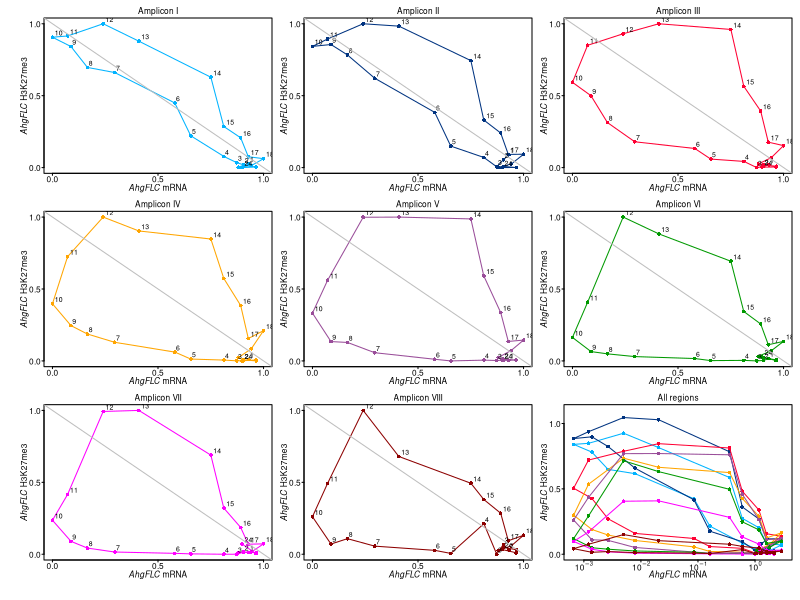

Source code (R):

x<-read.csv("data/Omoide_RNA_histone_1st_year.csv",header=T,sep=",")
x2<-as.matrix(x)
library(calibrate)

nor <- function(x){(x-min(x))/(max(x)-min(x))}

pdf("figs/RNA-K27_Lissajous_ACT2_STM_1st_year.pdf",width=3.3,height=3.5)	
par(ps=6)
par(mfrow=c(3,3))
par(oma=c(1,1,0,0))
par(mar=c(1,1.2,0.9,0.4))
par(cex=1)

### mRNA-H3K27me3 ##################################################

# amplicon I
plot(nor(x2[,"FLC.log10mean"]), nor(x2[,"K27_I_STM_mean"]),type="o",
     pch=16,cex=0.5,col=rgb(0,0.7,1),las=1,tcl=-0.1, xlim=c(0,1),ylim=c(0,1),
     xlab="",ylab="",xaxt="n",yaxt="n")

par(ps=5)
textxy(nor(x2[c(1:18,24),"FLC.log10mean"]),
       nor(x2[c(1:18,24),"K27_I_STM_mean"]),
       c(1:18,24),cex=1)	

par(ps=6)
par(mgp=c(0,-0.35,0))
axis(side=1,at=seq(0,1,0.5), tcl=-0.1)
par(mgp=c(0,0.15,0))
axis(side=2,at=seq(0,1,0.5), tcl=-0.1, las=2)

mtext(expression(paste(italic("AhgFLC")," H3K27me3")),side=2,line=0.55)
mtext(expression(paste(italic("AhgFLC")," mRNA")),side=1,line=0.17)
mtext("Amplicon I",side=3,line=0)
abline(1,-1, lwd=1, col="gray")


#amplicon II
plot(nor(x2[,"FLC.log10mean"]), nor(x2[,"K27_II_STM_mean"]),type="o",
     pch=16,cex=0.5,col=rgb(0,0.2,0.5),las=1,tcl=-0.1, xlim=c(0,1),ylim=c(0,1),
     xlab="",ylab="",xaxt="n",yaxt="n")

par(ps=5)
textxy(nor(x2[c(1:18,24),"FLC.log10mean"]),
       nor(x2[c(1:18,24),"K27_II_STM_mean"]),
       c(1:18,24),cex=1)	

par(ps=6)
par(mgp=c(0,-0.35,0))
axis(side=1,at=seq(0,1,0.5), tcl=-0.1)
par(mgp=c(0,0.15,0))
axis(side=2,at=seq(0,1,0.5), tcl=-0.1, las=2)

mtext(expression(paste(italic("AhgFLC")," H3K27me3")),side=2,line=0.55)
mtext(expression(paste(italic("AhgFLC")," mRNA")),side=1,line=0.17)
mtext("Amplicon II",side=3,line=0)
abline(1,-1, lwd=1, col="gray")


# amplicon III
plot(nor(x2[,"FLC.log10mean"]), nor(x2[,"K27_III_STM_mean"]),type="o",
     pch=16,cex=0.5,col=rgb(1,0,0.2),las=1,tcl=-0.1, xlim=c(0,1),ylim=c(0,1),
     xlab="",ylab="",xaxt="n",yaxt="n")

par(ps=5)
textxy(nor(x2[c(1:18,24),"FLC.log10mean"]),
       nor(x2[c(1:18,24),"K27_III_STM_mean"]),
       c(1:18,24),cex=1)	

par(ps=6)
par(mgp=c(0,-0.35,0))
axis(side=1,at=seq(0,1,0.5), tcl=-0.1)
par(mgp=c(0,0.15,0))
axis(side=2,at=seq(0,1,0.5), tcl=-0.1, las=2)

mtext(expression(paste(italic("AhgFLC")," H3K27me3")),side=2,line=0.55)
mtext(expression(paste(italic("AhgFLC")," mRNA")),side=1,line=0.17)
mtext("Amplicon III",side=3,line=0)
abline(1,-1, lwd=1, col="gray")


# amplicon IV	
plot(nor(x2[,"FLC.log10mean"]), nor(x2[,"K27_IV_STM_mean"]),type="o",
     pch=16,cex=0.5,col="orange",las=1,tcl=-0.1, xlim=c(0,1),ylim=c(0,1),
     xlab="",ylab="",xaxt="n",yaxt="n")

par(ps=5)
textxy(nor(x2[c(1:18,24),"FLC.log10mean"]),
       nor(x2[c(1:18,24),"K27_IV_STM_mean"]),
       c(1:18,24),cex=1)	

par(ps=6)
par(mgp=c(0,-0.35,0))
axis(side=1,at=seq(0,1,0.5), tcl=-0.1)
par(mgp=c(0,0.15,0))
axis(side=2,at=seq(0,1,0.5), tcl=-0.1, las=2)

mtext(expression(paste(italic("AhgFLC")," H3K27me3")),side=2,line=0.55)
mtext(expression(paste(italic("AhgFLC")," mRNA")),side=1,line=0.17)
mtext("Amplicon IV",side=3,line=0)
abline(1,-1, lwd=1, col="gray")


# amplicon V
plot(nor(x2[,"FLC.log10mean"]), nor(x2[,"K27_V_STM_mean"]),type="o",
     pch=16,cex=0.5,col=rgb(0.6,0.3,0.6),las=1,tcl=-0.1, xlim=c(0,1),ylim=c(0,1),
     xlab="",ylab="",xaxt="n",yaxt="n")

par(ps=5)
textxy(nor(x2[c(1:18,24),"FLC.log10mean"]),
       nor(x2[c(1:18,24),"K27_V_STM_mean"]),
       c(1:18,24),cex=1)	

par(ps=6)
par(mgp=c(0,-0.35,0))
axis(side=1,at=seq(0,1,0.5), tcl=-0.1)
par(mgp=c(0,0.15,0))
axis(side=2,at=seq(0,1,0.5), tcl=-0.1, las=2)

mtext(expression(paste(italic("AhgFLC")," H3K27me3")),side=2,line=0.55)
mtext(expression(paste(italic("AhgFLC")," mRNA")),side=1,line=0.17)
mtext("Amplicon V",side=3,line=0)
abline(1,-1, lwd=1, col="gray")


# amplicon VI
plot(nor(x2[,"FLC.log10mean"]), nor(x2[,"K27_VI_STM_mean"]),type="o",
     pch=16,cex=0.5,col=rgb(0,0.6,0),las=1,tcl=-0.1, xlim=c(0,1),ylim=c(0,1),
     xlab="",ylab="",xaxt="n",yaxt="n")

par(ps=5)
textxy(nor(x2[c(1:18,24),"FLC.log10mean"]),
       nor(x2[c(1:18,24),"K27_VI_STM_mean"]),
       c(1:18,24),cex=1)	

par(ps=6)
par(mgp=c(0,-0.35,0))
axis(side=1,at=seq(0,1,0.5), tcl=-0.1)
par(mgp=c(0,0.15,0))
axis(side=2,at=seq(0,1,0.5), tcl=-0.1, las=2)

mtext(expression(paste(italic("AhgFLC")," H3K27me3")),side=2,line=0.55)
mtext(expression(paste(italic("AhgFLC")," mRNA")),side=1,line=0.17)
mtext("Amplicon VI",side=3,line=0)
abline(1,-1, lwd=1, col="gray")


# amplicon VII
plot(nor(x2[,"FLC.log10mean"]), nor(x2[,"K27_VII_STM_mean"]),type="o",
     pch=16,cex=0.5,col=rgb(1,0,1),las=1,tcl=-0.1, xlim=c(0,1),ylim=c(0,1),
     xlab="",ylab="",xaxt="n",yaxt="n")

par(ps=5)
textxy(nor(x2[c(1:18,24),"FLC.log10mean"]),
       nor(x2[c(1:18,24),"K27_VII_STM_mean"]),
       c(1:18,24),cex=1)	

par(ps=6)
par(mgp=c(0,-0.35,0))
axis(side=1,at=seq(0,1,0.5), tcl=-0.1)
par(mgp=c(0,0.15,0))
axis(side=2,at=seq(0,1,0.5), tcl=-0.1, las=2)

mtext(expression(paste(italic("AhgFLC")," H3K27me3")),side=2,line=0.55)
mtext(expression(paste(italic("AhgFLC")," mRNA")),side=1,line=0.17)
mtext("Amplicon VII",side=3,line=0)
abline(1,-1, lwd=1, col="gray")


# amplicon VIII
plot(nor(x2[,"FLC.log10mean"]), nor(x2[,"K27_VIII_STM_mean"]),type="o",
     pch=16,cex=0.5,col=rgb(0.55,0,0),las=1,tcl=-0.1, xlim=c(0,1),ylim=c(0,1),
     xlab="",ylab="",xaxt="n",yaxt="n")

par(ps=5)
textxy(nor(x2[c(1:18,24),"FLC.log10mean"]),
       nor(x2[c(1:18,24),"K27_VIII_STM_mean"]),
       c(1:18,24),cex=1)	

par(ps=6)
par(mgp=c(0,-0.35,0))
axis(side=1,at=seq(0,1,0.5), tcl=-0.1)
par(mgp=c(0,0.15,0))
axis(side=2,at=seq(0,1,0.5), tcl=-0.1, las=2)

mtext(expression(paste(italic("AhgFLC")," H3K27me3")),side=2,line=0.55)
mtext(expression(paste(italic("AhgFLC")," mRNA")),side=1,line=0.17)
mtext("Amplicon VIII",side=3,line=0)
abline(1,-1, lwd=1, col="gray")



###mRNA-H3K27me3(All regions)###	

# amplicon I
plot(x2[,"FLC.log10mean"], x2[,"K27_I_STM_mean"],type="o",
     pch=16,cex=0.5,col=rgb(0,0.7,1),las=1,tcl=-0.1, xlim=c(-3.2,0.5),ylim=c(0,1.1),
     xlab="",ylab="",xaxt="n",yaxt="n")

#amplicon II
par(new=T)
plot(x2[,"FLC.log10mean"], x2[,"K27_II_STM_mean"],type="o",
     pch=16,cex=0.5,col=rgb(0,0.2,0.5),las=1,tcl=-0.1, xlim=c(-3.2,0.5),ylim=c(0,1.1),
     xlab="",ylab="",xaxt="n",yaxt="n",axes=F, ann=F)

# amplicon III
par(new=T)
plot(x2[,"FLC.log10mean"], x2[,"K27_III_STM_mean"],type="o",
     pch=16,cex=0.5,col=rgb(1,0,0.2),las=1,tcl=-0.1, xlim=c(-3.2,0.5),ylim=c(0,1.1),
     xlab="",ylab="",xaxt="n",yaxt="n",axes=F, ann=F)

# amplicon IV
par(new=T)
plot(x2[,"FLC.log10mean"], x2[,"K27_IV_STM_mean"],type="o",
     pch=16,cex=0.5,col="orange",las=1,tcl=-0.1, xlim=c(-3.2,0.5),ylim=c(0,1.1),
     xlab="",ylab="",xaxt="n",yaxt="n",axes=F, ann=F)

# amplicon V
par(new=T)
plot(x2[,"FLC.log10mean"], x2[,"K27_V_STM_mean"],type="o",
     pch=16,cex=0.5,col=rgb(0.6,0.3,0.6),las=1,tcl=-0.1, xlim=c(-3.2,0.5),ylim=c(0,1.1),
     xlab="",ylab="",xaxt="n",yaxt="n",axes=F, ann=F)

# amplicon VI
par(new=T)
plot(x2[,"FLC.log10mean"], x2[,"K27_VI_STM_mean"],type="o",
     pch=16,cex=0.5,col=rgb(0,0.6,0),las=1,tcl=-0.1, xlim=c(-3.2,0.5),ylim=c(0,1.1),
     xlab="",ylab="",xaxt="n",yaxt="n",axes=F, ann=F)

# amplicon VII
par(new=T)
plot(x2[,"FLC.log10mean"], x2[,"K27_VII_STM_mean"],type="o",
     pch=16,cex=0.5,col=rgb(1,0,1),las=1,tcl=-0.1, xlim=c(-3.2,0.5),ylim=c(0,1.1),
     xlab="",ylab="",xaxt="n",yaxt="n",axes=F, ann=F)

# amplicon VIII
par(new=T)
plot(x2[,"FLC.log10mean"], x2[,"K27_VIII_STM_mean"],type="o",
     pch=16,cex=0.5,col=rgb(0.55,0,0),las=1,tcl=-0.1, xlim=c(-3.2,0.5),ylim=c(0,1.1),
     xlab="",ylab="",xaxt="n",yaxt="n",axes=F, ann=F)


axis(side=1,at=seq(-3,0,1), tcl=-0.1, labels=F)
mtext(c(expression(10^-3),expression(10^-2),expression(10^-1),expression(10^0)),side=1,at=seq(-3,0,1),line=-0.28)
par(mgp=c(0,0.15,0))
axis(side=2,at=seq(0,1,0.5), tcl=-0.1, las=2)

mtext(expression(paste(italic("AhgFLC")," H3K27me3")),side=2,line=0.55)
mtext(expression(paste(italic("AhgFLC")," mRNA")),side=1,line=0.17)
mtext("All regions",side=3,line=0)

dev.off()
